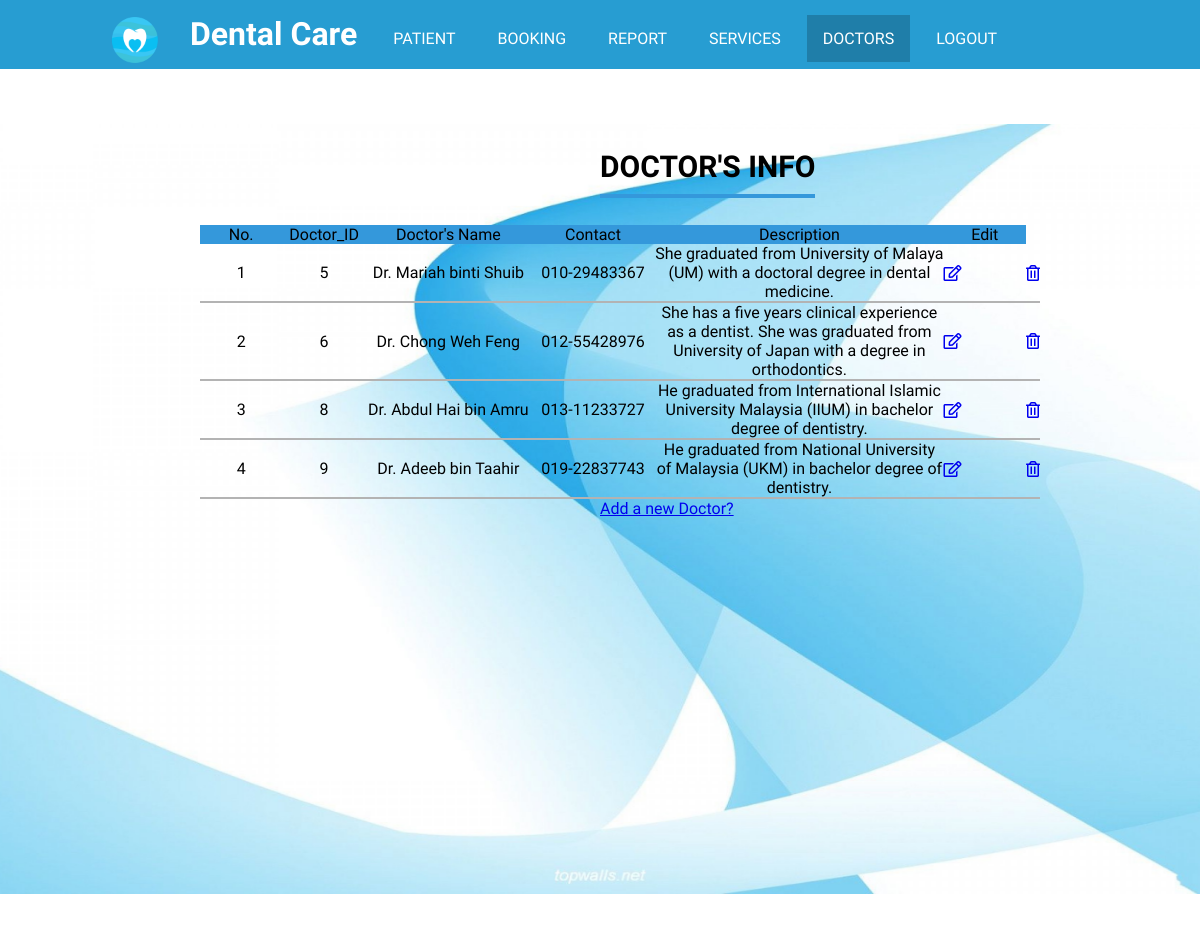
The app's page /doctorsad.php with its own data.
### tables this page shows
CREATE TABLE `doctor` (
  `doctor_id` int(30) NOT NULL,
  `doctor_name` varchar(50) NOT NULL,
  `doctor_contact` varchar(20) NOT NULL,
  `doctor_desc` varchar(500) NOT NULL
);

### doctorsad.php (the view, shortened to what this page needs)
<html>
<head>
<link rel="stylesheet" type="text/css" href="style.php"/>
<link rel="stylesheet" href="https://use.fontawesome.com/releases/v5.5.0/css/all.css">
</head>
<body>
<header>
<ul>
<li><img class='logo' src='picture/logo.png' width='50px' height='50px'></li>
<li><h1>Dental Care</h1></li>
<li><a href="patient.php">PATIENT</a></li>
<li><a href="bookingad.php">BOOKING</a></li>
<li><a href="report.php">REPORT</a></li>
<li><a href="servicesad.php">SERVICES</a></li>
<li><a class="active" href="doctorsad.php">DOCTORS</a></li>
<li><a href="logout.php" onClick="return confirm('Are You Sure?')">LOGOUT</a></li>
</ul>
</header>
<div class="content">
<div class="up">
<h1>  Doctor's Info </h1>
	<table align="center" border="0" width="70%" cellpadding="5" cellspacing="0">
	<tr align="center">
		<td width="10%" style="background-color: #3498db;">No.</td>
		<td width="10%" style="background-color: #3498db;">Doctor_ID</td>
        <td width="20%" style="background-color: #3498db;">Doctor's Name</td>
        <td width="15%"  style="background-color: #3498db;">Contact</td>
        <td width="35%"  style="background-color: #3498db;">Description</td>
		<td width="10%" style="background-color: #3498db;">Edit</td>
    </tr>
		<?php
			include ('connection.php');
			$sql = "SELECT * FROM doctor";
			$result=mysqli_query($conn,$sql);
			if($result == TRUE){
						$no = 0;
						while($row = mysqli_fetch_array($result)) {
		?>
	<tr class="row">
		<td style="border-bottom: 2px solid #b3b3b3;" align="center"><?php echo ++$no; ?></td>
		<td style="border-bottom: 2px solid #b3b3b3;" align="center"><?php echo $row['doctor_id']; ?></td>
        <td style="border-bottom: 2px solid #b3b3b3;" align="center"><?php echo $row['doctor_name'];?></td>
        <td style="border-bottom: 2px solid #b3b3b3;" align="center"><?php echo $row['doctor_contact'];?></td>
        <td style="border-bottom: 2px solid #b3b3b3;" align="center"><?php echo $row['doctor_desc'];?></td>
		<td style="border-bottom: 2px solid #b3b3b3;" ><a href="updatedoc.php?doctor_id=<?php echo $row['doctor_id']; ?>"><i class="far fa-edit"></i></a></td>
        <td style="border-bottom: 2px solid #b3b3b3;" ><a href="deletedoc.php?doctor_id=<?php echo $row['doctor_id']; ?>"
        onClick="return confirm('Are You Sure?')"><i class="far fa-trash-alt"></i></a></td><br>
    </tr>
<?php
                    }
                  } else {
                    echo "0 Results";
                  }
                ?>
    </table>
</div>
	<div class="add">
		<a href="docadd.php"> Add a new Doctor?</a>
	</div>
</div>
</body>
</html>

### doctorsad.php (style rules this page uses)
.content { padding-top: 80px; height: 100%; background-image: url('picture/background.jpg'); background-repeat: no-repeat; background-size: 1380px 770px; background-position: center; font-family: 'Kodchasan', sans-serif; }
.content h1 { display: inline-block; text-transform: uppercase; border-bottom: 4px solid #3498db; font-size: 30px; padding-bottom: 10px; margin-bottom: 10px; margin-left: 600px; margin-top: 0px; }
.up table { margin-left: 200px; margin-top: -40px; }
.add { margin-left: 600px; }

### records on screen
doctor: doctor_id "5", doctor_name "Dr. Mariah binti Shuib", doctor_contact "010-29483367", doctor_desc "She graduated from University of Malaya (UM) with a doctoral degree in dental medicine."
doctor: doctor_id "6", doctor_name "Dr. Chong Weh Feng", doctor_contact "012-55428976", doctor_desc "She has a five years clinical experience as a dentist. She was graduated from University of Japan with a degree in orthodontics."
doctor: doctor_id "8", doctor_name "Dr. Abdul Hai bin Amru", doctor_contact "013-11233727", doctor_desc "He graduated from International Islamic University Malaysia (IIUM) in bachelor degree of dentistry."
doctor: doctor_id "9", doctor_name "Dr. Adeeb bin Taahir", doctor_contact "019-22837743", doctor_desc "He graduated from National University of Malaysia (UKM) in bachelor degree of dentistry."
